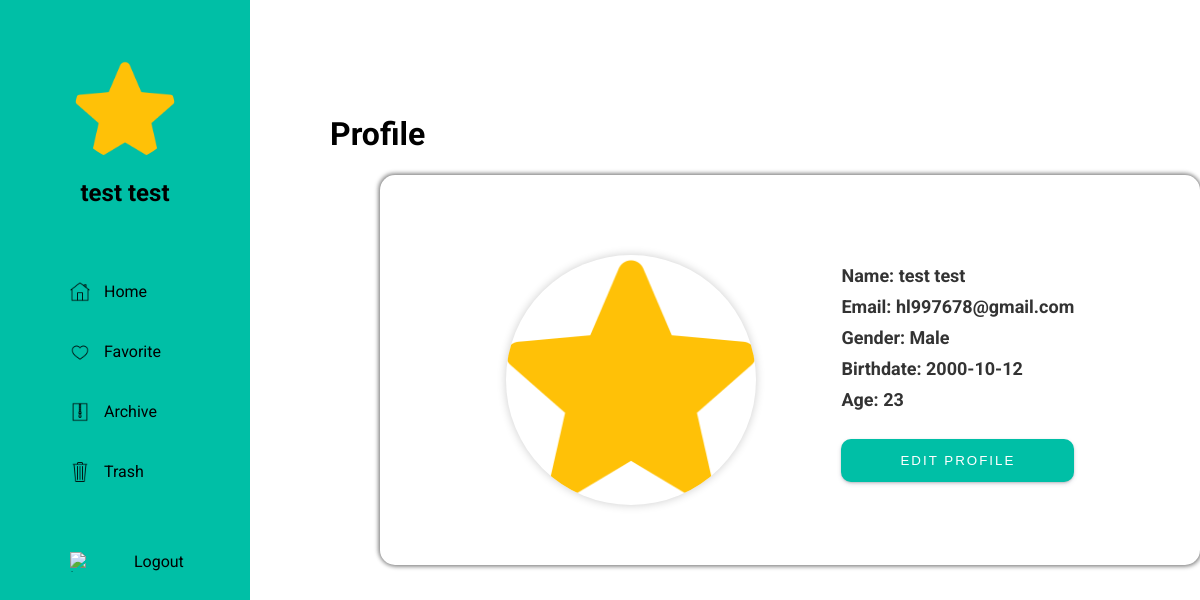
Screenshot of /profile.php (signed in) with the database file from the repository.
### tables this page shows
CREATE TABLE `users` (
  `user_id` int(11) NOT NULL,
  `username` varchar(50) NOT NULL,
  `email` varchar(100) NOT NULL,
  `password` varchar(100) NOT NULL,
  `registration_date` timestamp NOT NULL DEFAULT current_timestamp(),
  `first_name` varchar(50) DEFAULT NULL,
  `last_name` varchar(50) DEFAULT NULL,
  `gender` enum('Male','Female','Other') DEFAULT NULL,
  `birthdate` date DEFAULT NULL,
  `profile_image` varchar(255) DEFAULT NULL
);

### profile.php (the view, shortened to what this page needs)
<?php
include_once 'connection/config.php';
$user_id = $_SESSION['user_id'];
$query = "SELECT first_name, last_name, email, gender, birthdate, profile_image FROM users WHERE user_id = ?";
$stmt = $link->prepare($query);
$stmt->bind_param("i", $user_id);
$stmt->execute();
$result = $stmt->get_result();
if ($result && $result->num_rows > 0) {
    $row = $result->fetch_assoc();
    $email = $row["email"];
    $gender = $row["gender"];
    $birthdate = $row["birthdate"];
    $dob = new DateTime($birthdate);
    $now = new DateTime();
    $age = $now->diff($dob)->y;
}
?>
<!DOCTYPE html>
<html lang="en">
<head>
    <link rel="stylesheet" href="css/profile.css">
</head>
<body style="background-color: white">
    <?php include 'bars/sidebar.php'?>
    <h1>Profile</h1>
    <div class="content" style="
    box-shadow:1px 1px 5px gray , -1px -1px 5px gray;
    background-color:white">
    <div class="profile-container" box-shadow: 1px 1px 10px white, -1px -1px 10px white; >
        <img class="profile-img" src="<?php echo $profile_image_path; ?>" alt="Profile Picture" onclick="openImageUploadModal()">
        <div class="profile-details">
            <p>Name:       <?php echo $full_name; ?></p>
            <p>Email:      <?php echo $email; ?></p>
            <p>Gender:     <?php echo $gender; ?></p>
            <p>Birthdate:  <?php echo $birthdate; ?></p>
            <p>      Age:  <?php echo $age; ?></p>
            <br>
            <button class="btn" style="background-color:#00bfa6" onclick="openEditProfileModal()">Edit Profile</button>
        </div>
    </div>
</div>
</body>
</html>

### bars/sidebar.php (shortened to what this page needs)
<!DOCTYPE html>
<html lang="en">
<head>
</head>
<body>
<?php
    if (isset($_SESSION['user_id'])) {
        $user_id = $_SESSION['user_id'];
        $sql = "SELECT first_name, last_name, profile_image FROM users WHERE user_id = $user_id";
        $result = mysqli_query($link, $sql);
        if ($result && mysqli_num_rows($result) > 0) {
            $row = mysqli_fetch_assoc($result);
            $full_name = $row["first_name"] . ' ' . $row["last_name"];
            $profile_image_filename = $row["profile_image"];
            $profile_image_path = $profile_image_filename;
            if (file_exists($profile_image_path)) {
                echo '<div class="sidenav">';
                echo '<div class="profile">';
                echo '<a href="profile.php">';
                echo '<img src="' . $profile_image_path . '" alt="Profile Picture">';
                echo '<h2>' . $full_name . '</h2>';
                echo '</div>';
            }
        }
    }
    $currentPage = basename($_SERVER['PHP_SELF']);
?>
<a href="home.php" class="nav-link <?php if($currentPage == 'home.php') echo 'active-link'; ?>">
    <img src="icons/home1.png" alt="Home Icon">
    <span>Home</span>
</a>
<a href="fav.php" class="nav-link <?php if($currentPage == 'fav.php') echo 'active-link'; ?>">
    <img src="icons/fav.png" alt="Archive Icon">
    <span>Favorite</span>
</a>
<a href="archive.php" class="nav-link <?php if($currentPage == 'archive.php') echo 'active-link'; ?>">
    <img src="icons/archive1.png" alt="Archive Icon">
    <span>Archive</span>
</a>
<a href="trashdash.php" class="nav-link <?php if($currentPage == 'trashdash.php') echo 'active-link'; ?>">
    <img src="icons/trash1.png" alt="Trash Icon">
    <span>Trash</span>
</a>
<a href="#" class="nav-logout" onclick="return confirmLogout();">
    <img src="icons/shutdown.png" alt="Logout Icon">
    <span>Logout</span>
</a>
</div>
</body>
</html>

### css/profile.css (style rules this page uses)
body { font-family: 'Roboto', sans-serif; margin: 0; padding-top: 75px; padding-left: 130px; justify-content: center; align-items: center; position: relative; background-color:white; }
.content { max-width: 800px; height: 350px; border-radius: 15px; padding: 30px; box-shadow: 1px 1px 10px white, -1px -1px 10px white; background-color:white; }
.profile-container { text-align: center; padding: 20px; display: flex; justify-content: space-evenly; margin-top: 40px; }
.profile-img { width: 250px; height: 250px; float: left; border-radius: 50%; object-fit: cover; margin-bottom: 20px; transition: box-shadow 0.3s ease; box-shadow: 0 0 10px rgba(0, 0, 0, 0.2); cursor: pointer; }
.profile-details p { margin: 10px 0; text-align: justify; font-weight: bold; color: #333; font-size: 18px; }
.btn { width: 100%; padding: 14px 40px; color: #fff; text-transform: uppercase; letter-spacing: 2px; cursor: pointer; border-radius: 10px; border: none; box-shadow: rgba(50, 50, 93, 0.25) 0px 2px 5px -1px, rgba(0, 0, 0, 0.3) 0px 1px 3px -1px; transition: .4s; background-color: #00BFA6; }
h1 { padding-left: 200px; }

### bars/sidebar.php (style rules this page uses)
.sidenav { height: 100%; width: 250px; position: fixed; z-index: 1; top: 0; left: 0; padding-top: 20px; display: flex; flex-direction: column; justify-content: flex-start; align-items: flex-start; background-color:#00bfa6; }
.profile { text-align: center; padding: 20px 20px 20px 20px; text-decoration: none; display: flex; flex-direction: column; align-items: center; justify-content: center; margin: 20px auto; }
.profile img { width: 100px; height: 100px; border-radius: 50%; margin-bottom: 10px; }
.profile a { text-decoration: none; color: black; }
.profile h2 { color: black; margin: 5px; text-decoration: none; }
.content { margin-left: 250px; padding: 20px; }
.nav-link { color: black; text-decoration: none; display: block; text-align: left; margin-top: 20px; display: flex; align-items: center; justify-content: flex-start; padding: 10px 20px; }
.nav-link img { height: 20px; width: auto; margin-right: 10px; margin-left: 50px; }
.nav-link span { line-height: 20px; margin-left: 4px; margin-right: 98px; }
.nav-logout { color: black; text-decoration: none; display: block; text-align: left; margin-top: 50px; display: flex; align-items: center; justify-content: flex-start; padding: 10px 20px; }
.nav-logout img { height: 20px; width: auto; margin-right: 10px; margin-left: 50px; }
.nav-logout span { line-height: 20px; margin-left: 4px; margin-right: 98px; }

### rows the page displays
users: profile_image (picture), full_name "test test", email "hl997678@gmail.com", gender "Male", birthdate "2000-10-12", birthdate "23"
